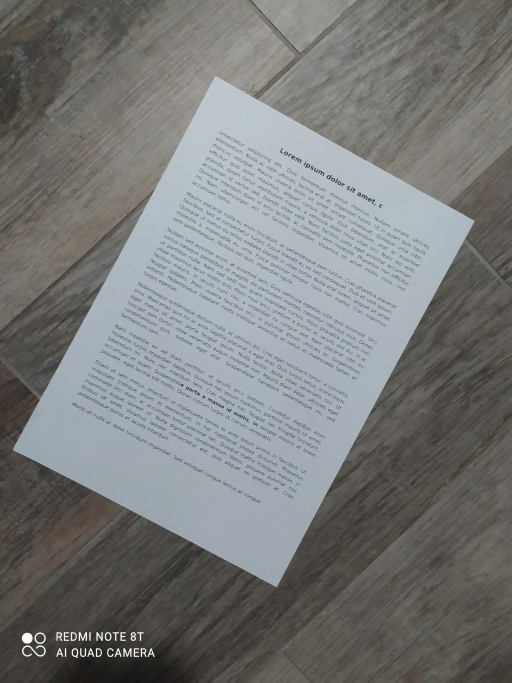
#> input picture test-images/test1.jpg, 1024 x 1365 px (shown at 1/2 size)
$ python scan.py --image test-images/test1.jpg --output out.png
#> lines starting #> are read from the running program, lines starting #| are printed output that depends on the picture; after the words box and inside, x2 and y2 are one past the last pixel; in counts of white or black regions, pixels touching at a corner belong together
import numpy as np
import imutils
import cv2
import argparse
import os.path

from skimage.filters import threshold_local


# Objektum sarkainak megkeresése
def find_edges(img):
    gray = cv2.cvtColor(img, cv2.COLOR_BGR2GRAY)  # Szürkévé tétel
    ed = cv2.Canny(gray, 75, 200)  # Szélek meghatározása
    return ed


# [5 lines left out: function show_result, not called in this run]


def order_points(pts):
    #Pontok inicializálása és sorba rendezése
    rect = np.zeros((4, 2), dtype="float32")

    # Bal-felső lesz a legkisebb értékű
    # Jobb alsó lesz a legnagyobb értékű
    s = pts.sum(axis=1)
    rect[0] = pts[np.argmin(s)]
    rect[2] = pts[np.argmax(s)]

    # Jobb felső lesz a legkisebb különbségű
    # Bal alsó lesz a legnagyobb különbségű
    diff = np.diff(pts, axis=1)
    rect[1] = pts[np.argmin(diff)]
    rect[3] = pts[np.argmax(diff)]

    # Visszatérés a rendezett koordinátákkal
    return rect


def four_point_transform(img, pts):
    # Koordináta rendezés, változókba bontás (top-left, top-right, bottom-right, bottom-left)
    rect = order_points(pts)
    (tl, tr, br, bl) = rect

    # Kép szélességének meghatározása, legnagyobbat válasszuk
    width_a = np.sqrt(((br[0] - bl[0]) ** 2) + ((br[1] - bl[1]) ** 2))
    width_b = np.sqrt(((tr[0] - tl[0]) ** 2) + ((tr[1] - tl[1]) ** 2))
    max_width = max(int(width_a), int(width_b))

    # Kiszámoljuk magasságát, legnagyobbat válasszuk
    height_a = np.sqrt(((tr[0] - br[0]) ** 2) + ((tr[1] - br[1]) ** 2))
    height_b = np.sqrt(((tl[0] - bl[0]) ** 2) + ((tl[1] - bl[1]) ** 2))
    max_height = max(int(height_a), int(height_b))

    # Kép átalakítása a kiszámolt értékre
    dst = np.array([
        [0, 0],
        [max_width - 1, 0],
        [max_width - 1, max_height - 1],
        [0, max_height - 1]], dtype="float32")

    m = cv2.getPerspectiveTransform(rect, dst)
    warp = cv2.warpPerspective(img, m, (max_width, max_height))

    return warp


# [77 lines left out: functions blur_filter, gaussian_blur_filter, median_blur_filter, bilateral_filter, sharpen, sepia and 4 more, not called in this run]


# Argumentumok bekérése
ap = argparse.ArgumentParser()

# Kép elérési út bekérése
ap.add_argument("-i", "--image", required=True, help="[Kötelező] Kép elérését add meg!")
ap.add_argument("-o", "--output", required=True, help="[Kötelező] A kép kimeneti neve!")
ap.add_argument("-d", "--debug", action='store_true', required=False, help="Debug mód - Minden lépést mutat!")
ap.add_argument("-bl", "--blur_filter", action='store_true', required=False, help="Blur filter")
ap.add_argument("-ga", "--gaussian_blur_filter", action='store_true', required=False, help="Gaussian blur filter")
ap.add_argument("-me", "--median_blur_filter", action='store_true', required=False, help="Median blur filter")
ap.add_argument("-bi", "--bilateral_filter", action='store_true', required=False, help="Bilateral filter")
ap.add_argument("-sh", "--sharpen", action='store_true', required=False, help="Sharpen filter")
ap.add_argument("-em", "--emboss", action='store_true', required=False, help="Emboss filter")
ap.add_argument("-bc", "--brightnesscontrol", required=False, help="Brightness Control")
ap.add_argument("-in", "--invert_filter", action='store_true', required=False, help="Invert filter")
ap.add_argument("-bw", "--black_and_white_filter", action='store_true', required=False, help="B&W filter")


# Tömbe helyezése
args = vars(ap.parse_args())

# Image fájl beolvasása

if os.path.isfile(args['image']):

    # Image beolvasása
    image = cv2.imread(args['image'])
#> image is the input picture: shape (1365, 1024, 3); mean B, G, R 122.1, 122.7, 121

    # Kép átméretezésének kiszámolása
    ratio = image.shape[0] / 500.0
    #
    # Original kép mentése
    orig = image.copy()
    #
    # Kép méretezés
    image = imutils.resize(image, height=500)
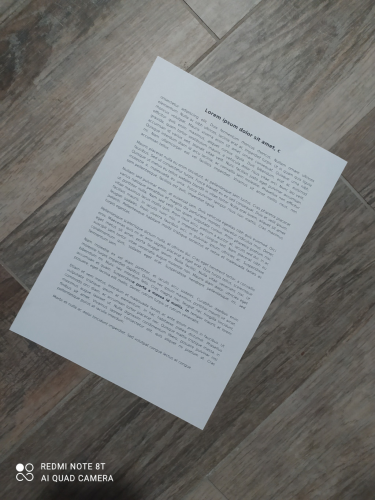
#> image: shape (500, 375, 3); mean B, G, R 122.1, 122.7, 121
    #
    # Objektum sarkainak
    edged = find_edges(image)
#> in find_edges, `ed = cv2.Canny(gray, 75, 200)`:
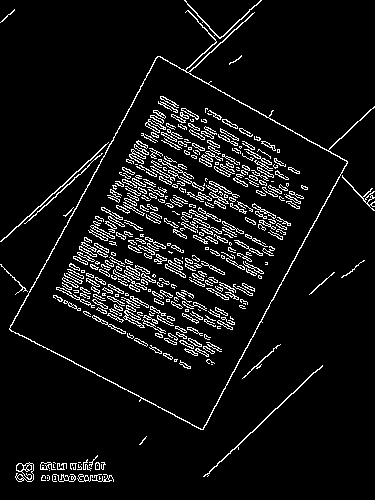
#> ed: shape (500, 375); 7.2% white in thin lines or dots

    if args["debug"]:
        show_result("Original and Edge", image, edged)

    # Kontúrok keresése
    cnts = cv2.findContours(edged.copy(), cv2.RETR_LIST, cv2.CHAIN_APPROX_SIMPLE)
#> cnts = 830 contours, 586 with area under 20; largest, box (x1, y1, x2, y2) and area: (9, 10, 375, 430) 67143, (9, 56, 348, 430) 66540, (15, 462, 34, 482) 144, (123, 305, 145, 328) 134, (203, 365, 323, 477) 108
    cnts = imutils.grab_contours(cnts)
    cnts = sorted(cnts, key=cv2.contourArea, reverse=True)[:5]
#> cnts = 5 contours; box (x1, y1, x2, y2) and area: (9, 10, 375, 430) 67143, (9, 56, 348, 430) 66540, (15, 462, 34, 482) 144, (123, 305, 145, 328) 134, (203, 365, 323, 477) 108
    screenCnt = 0

    for c in cnts:
        # Kontúrok megközelítése
        peri = cv2.arcLength(c, True)
        approx = cv2.approxPolyDP(c, 0.02 * peri, True)

        # Ha 4 pontja van a kontúrnak akkor valószínűleg megtaláltuk
        if len(approx) == 4:
            screenCnt = approx
            break
#> this loop made 2 passes
#> (peri, screenCnt) on pass 2: (1128.5, [[158, 56], [347, 162], [202, 429], [9, 328]])

    # Kontúrok mutatása
    try:
        cv2.drawContours(image, [screenCnt], -1, (255, 0, 0), 2)
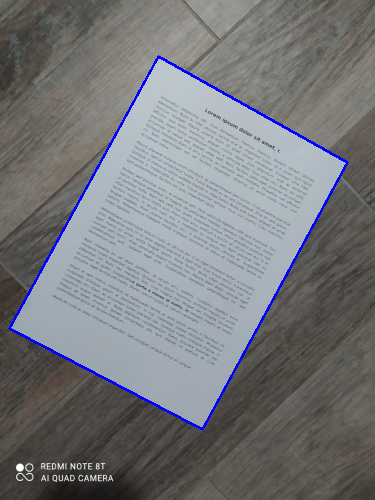
#> image: shape (500, 375, 3); 1.42% of pixels changed, all inside (x1, y1, x2, y2) = (8, 55, 349, 431)
    except NameError:
        print("A bemeneti képen nem lehet kontúrt elkülöníteni")
        exit()

    if args["debug"]:
        show_result("Outline", image)

    warped = four_point_transform(orig, screenCnt.reshape(4, 2) * ratio)
#> in order_points, `s = pts.sum(axis=1)`: s = [584.2, 1389.6, 1722.6, 920]
#> in order_points, `diff = np.diff(pts, axis=1)`: diff = [-278.5, -505, 619.7, 870.9]
#> in four_point_transform, `rect = order_points(pts)`: rect = [[431.3, 152.9], [947.3, 442.3], [551.5, 1171.2], [24.57, 895.4]]
#> in four_point_transform, `(tl, tr, br, bl) = rect`: tl = [431.3, 152.9]; tr = [947.3, 442.3]; br = [551.5, 1171.2]; bl = [24.57, 895.4]
#> in four_point_transform, `width_a = np.sqrt(((br[0] - bl[0]) ** 2) + ((br[1] - bl[1]) ** 2))`: width_a = 594.7
#> in four_point_transform, `width_b = np.sqrt(((tr[0] - tl[0]) ** 2) + ((tr[1] - tl[1]) ** 2))`: width_b = 591.6
#> in four_point_transform, `max_width = max(int(width_a), int(width_b))`: max_width = 594
#> in four_point_transform, `height_a = np.sqrt(((tr[0] - br[0]) ** 2) + ((tr[1] - br[1]) ** 2))`: height_a = 829.5
#> in four_point_transform, `height_b = np.sqrt(((tl[0] - bl[0]) ** 2) + ((tl[1] - bl[1]) ** 2))`: height_b = 846.7
#> in four_point_transform, `max_height = max(int(height_a), int(height_b))`: max_height = 846
#> in four_point_transform, `dst = np.array([ [0, 0], [max_width - 1, 0], [max_width - 1, max_heigh..`: dst = [[0, 0], [593, 0], [593, 845], [0, 845]]
#> in four_point_transform, `m = cv2.getPerspectiveTransform(rect, dst)`: m = [[0.848, 0.464, -436.7], [-0.483, 0.861, 76.69], [-3.25e-05, -1.09e-05, 1]]
#> in four_point_transform, `warp = cv2.warpPerspective(img, m, (max_width, max_height))`:
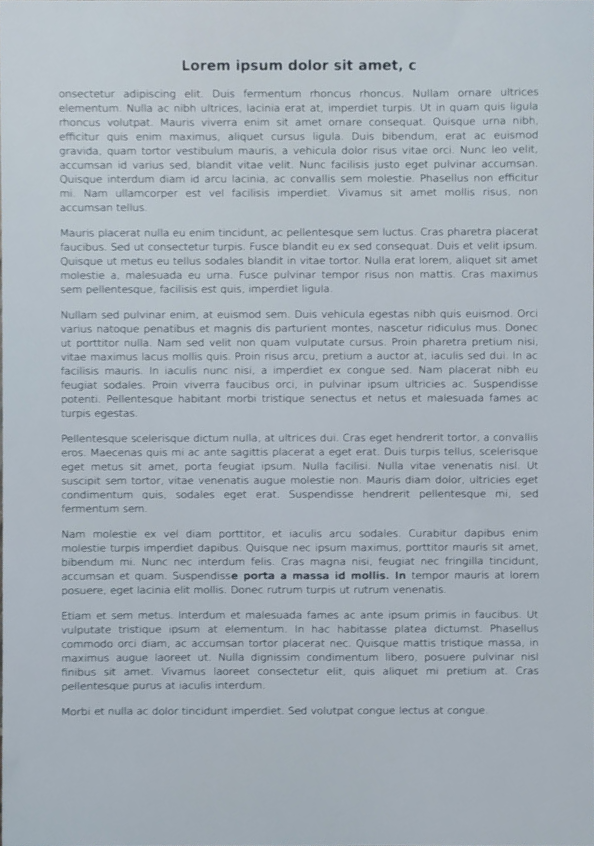
#> warp: shape (846, 594, 3); mean B, G, R 182.6, 174.5, 164.8

    if args["debug"]:
        show_result("Wrapped - Original", imutils.resize(warped, height=500))

    # Filterezés
    for key in args:
        # print(key+"(warped)")
        if key!="image" and key!="output" and key!="debug" and key!="brightnesscontrol":
            if args[key]:
                warped = eval(key+"(warped)")
        if key == "brightnesscontrol" and args[key] is not None:
            # print(args[key])
            warped = brightnesscontrol(warped, int(args[key]))

    if args["debug"]:
        show_result("Wrapped", imutils.resize(warped, height=500))
    # Kép mentés
    if args["output"] is not None:
        cv2.imwrite(args["output"], warped)

$ run again, on test-images/test11.jpg
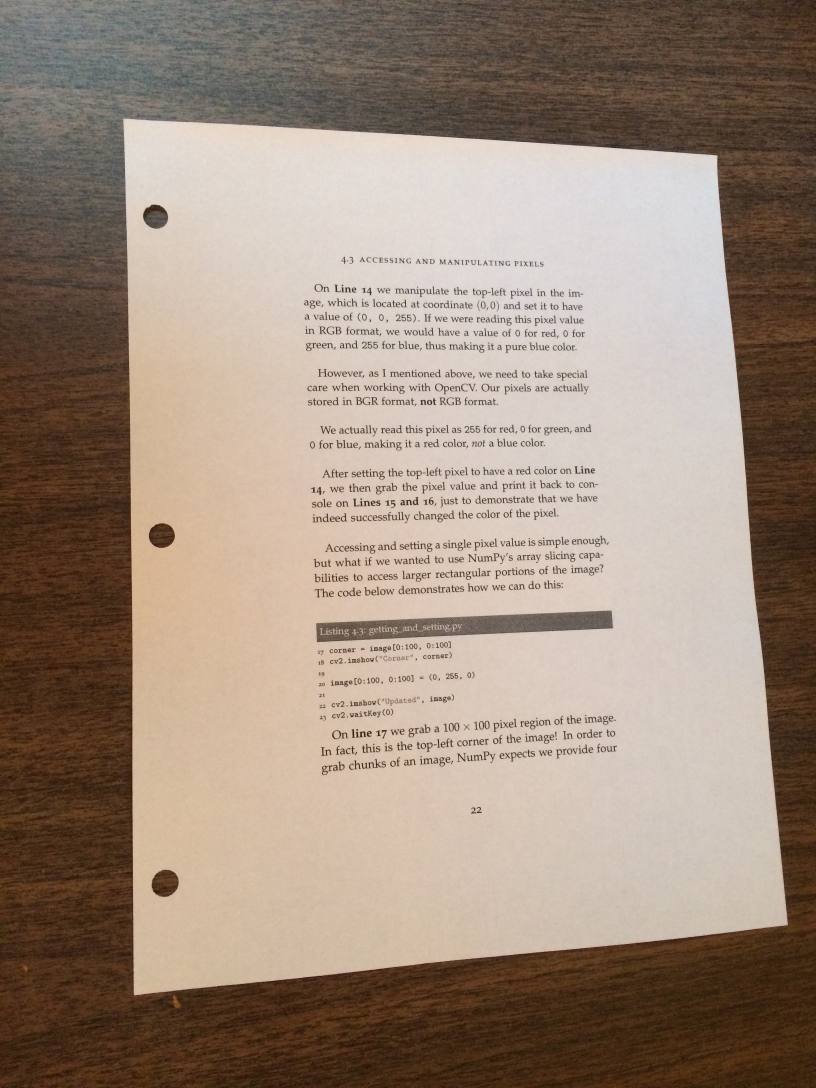
#> input picture test-images/test11.jpg, 2448 x 3264 px (shown at 1/3 size)
#> image is the input picture: shape (3264, 2448, 3); mean B, G, R 123.7, 138.6, 156.7
#> in find_edges, `ed = cv2.Canny(gray, 75, 200)`:
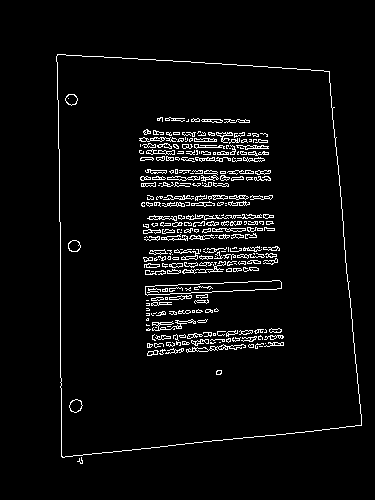
#> ed: shape (500, 375); 4.5% white in thin lines or dots, all inside (x1, y1, x2, y2) = (56, 54, 362, 464)
#> `cnts = cv2.findContours(edged.copy(), cv2.RETR_LIST, cv2.CHAIN_APPROX_..`: cnts = 569 contours, 448 with area under 20; largest, box (x1, y1, x2, y2) and area: (56, 54, 362, 458) 108290, (56, 54, 362, 458) 108287, (145, 280, 282, 296) 1148, (145, 280, 282, 296) 1146, (69, 399, 83, 413) 124
#> `cnts = sorted(cnts, key=cv2.contourArea, reverse=True)[:5]`: cnts = 5 contours; box (x1, y1, x2, y2) and area: (56, 54, 362, 458) 108290, (56, 54, 362, 458) 108287, (145, 280, 282, 296) 1148, (145, 280, 282, 296) 1146, (69, 399, 83, 413) 124
#> the loop `for c in cnts:` made 1 pass
#> (peri, screenCnt) on pass 1: (1376.6, [[57, 54], [61, 456], [361, 425], [329, 71]])
#> s = [724.6, 3375, 5131, 2611.2]
#> diff = [-19.58, 2578.6, 417.8, -1684.2]
#> rect = [[372.1, 352.5], [2147.7, 463.5], [2356.6, 2774.4], [398.2, 2976.8]]
#> tl = [372.1, 352.5]; tr = [2147.7, 463.5]; br = [2356.6, 2774.4]; bl = [398.2, 2976.8]
#> width_a = 1968.8
#> width_b = 1779.1
#> max_width = 1968
#> height_a = 2320.3
#> height_b = 2624.4
#> max_height = 2624
#> dst = [[0, 0], [1967, 0], [1967, 2623], [0, 2623]]
#> m = [[0.976, -0.00971, -359.8], [-0.0694, 1.11, -365.7], [-6.55e-05, 4.58e-05, 1]]
#> in four_point_transform, `warp = cv2.warpPerspective(img, m, (max_width, max_height))`:
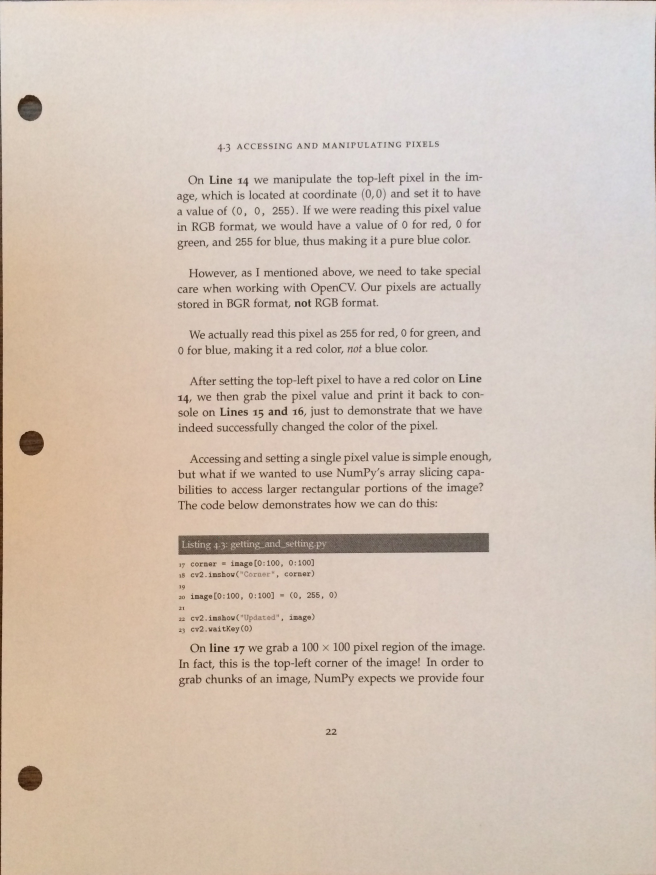
#> warp: shape (2624, 1968, 3) (shown at 1/3 size); mean B, G, R 183.8, 196.5, 211.5
